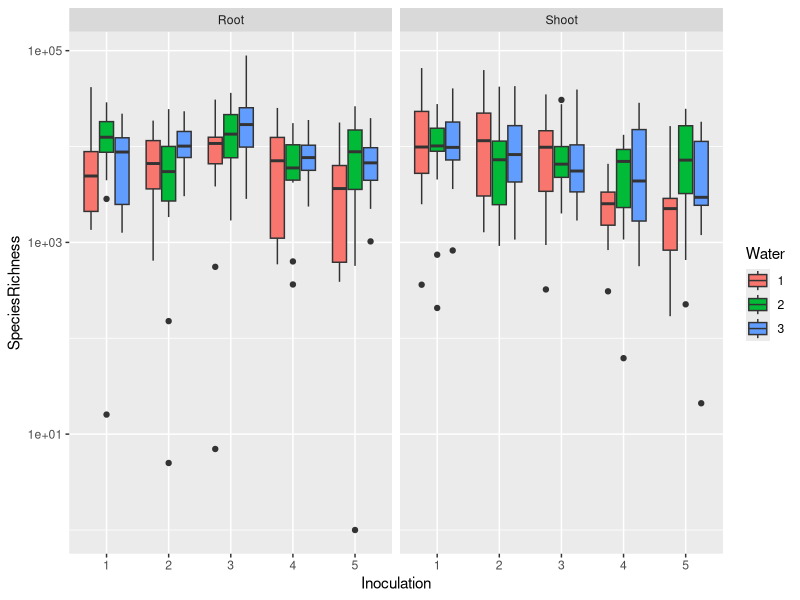
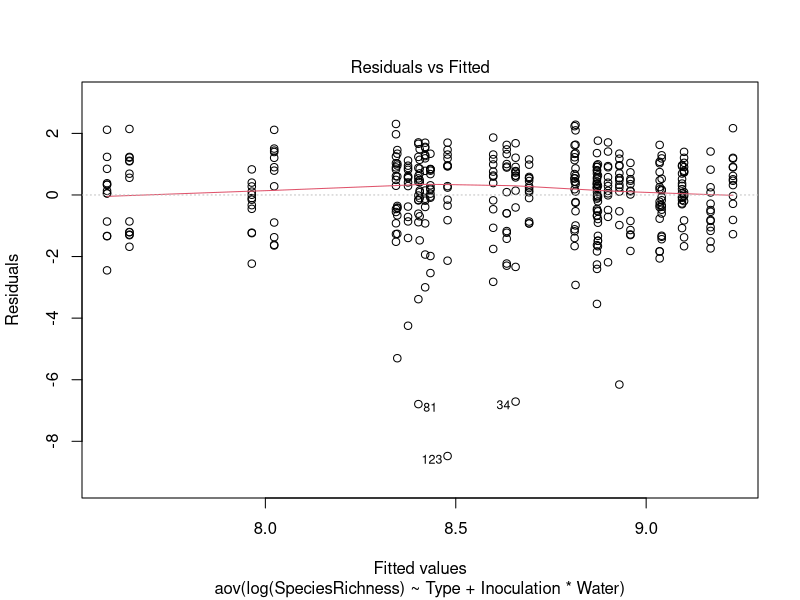
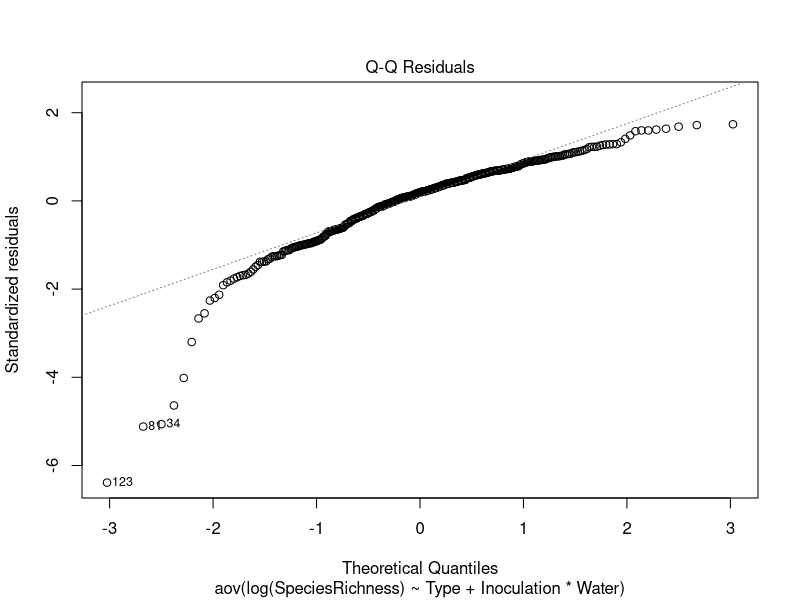
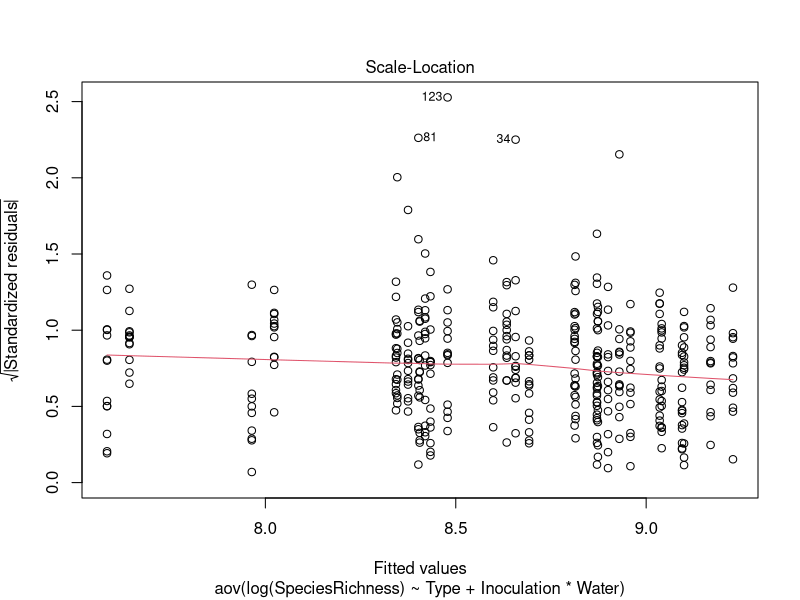
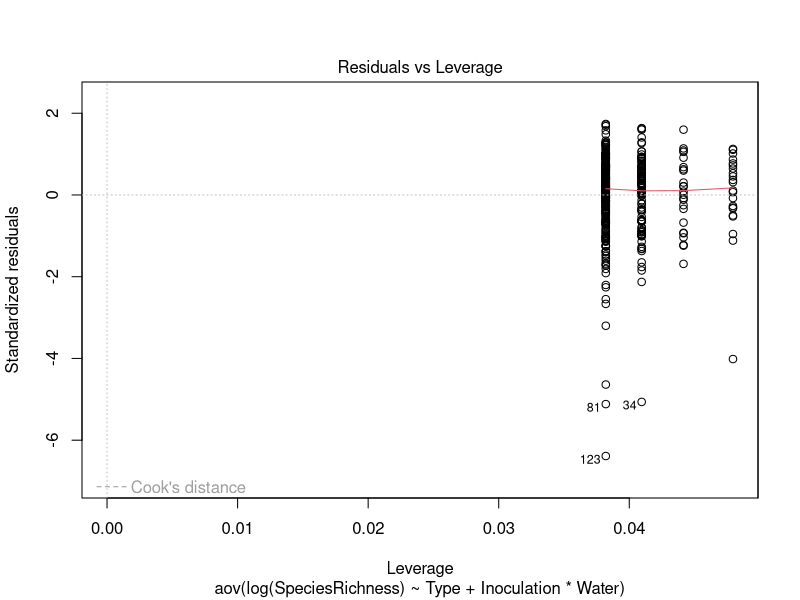
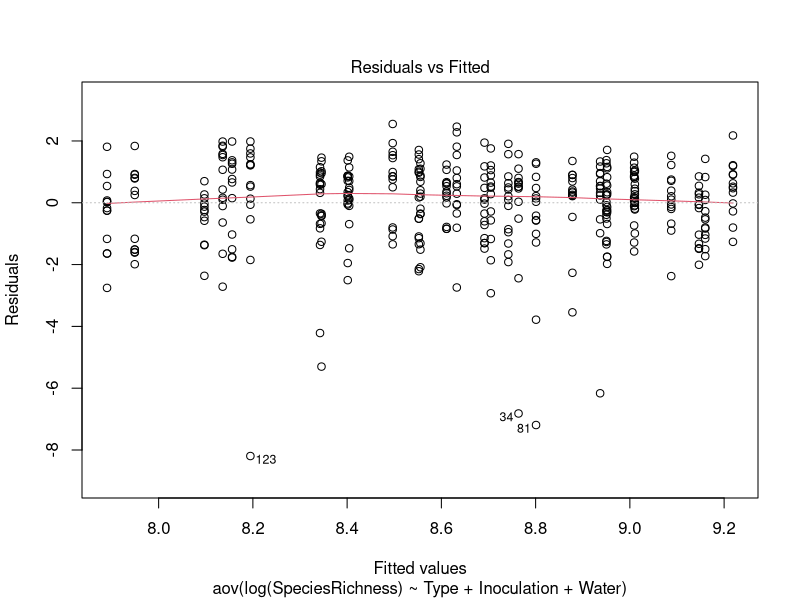
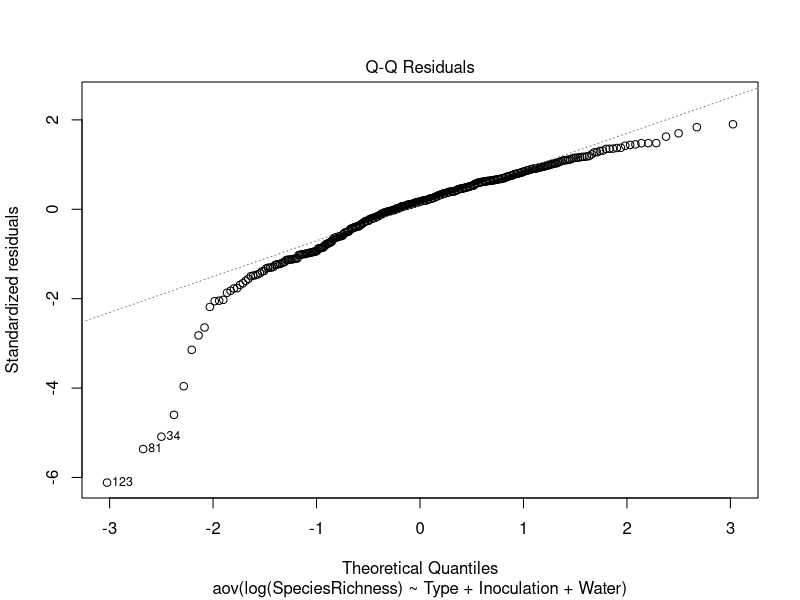
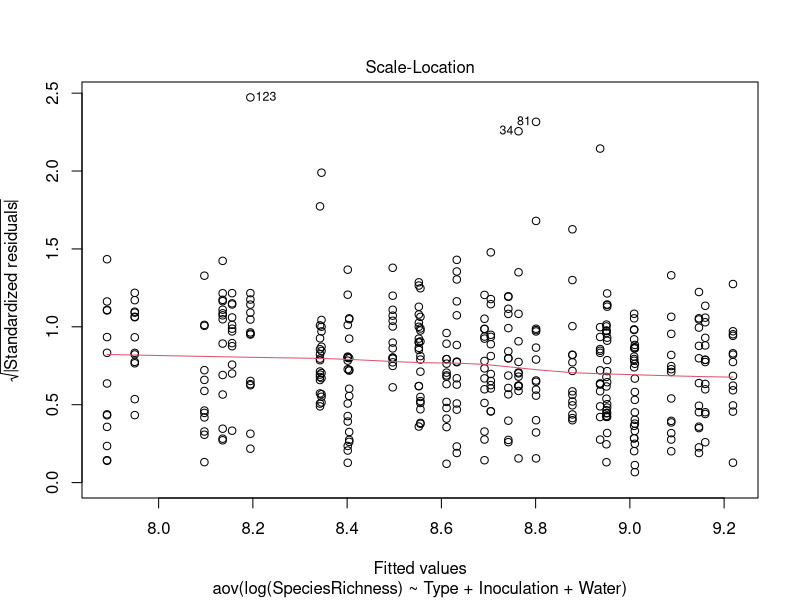

These charts were generated, in order, by the following R code:
## ---- chunk 1
knitr::opts_chunk$set(echo = TRUE)
## ---- chunk 2

#############################################################################
################  POST-DECONTAM: ANOVA  #####################################
#############################################################################

library(tidyverse)
library(car)
library(ggpubr)
library(effects)

dat = read_csv("./pips_data/pips_complete.csv") |>
  mutate(
    Inoculation = as.character(Inoculation),
    Water = as.character(Water)
  )

ggplot(dat, aes(Inoculation, SpeciesRichness, fill = Water)) +
  facet_wrap(~ Type) +
  scale_y_log10() +
  geom_boxplot()

## INITIAL EXPLORATORY ANALYSIS TO DETERMINE OUTLIERS - SPECIES RICHNESS: ROOTS AND SHOOTS ########################################
# interaction model
fit1 = aov(log(SpeciesRichness) ~ Type + Inoculation * Water, data = dat)
Anova(fit1, type = "3") # if you have interactions, type-3 sums-of-squares is appropriate

# additive model
fit2 = aov(log(SpeciesRichness) ~ Type + Inoculation + Water, data = dat)
Anova(fit2, type = "2") # if you don't have interactions, type-2 sums-of-squares is appropriate

#plot to check residuals
plot(fit1)
plot(fit2)

# Studentized residuals
MASS::studres(fit1) |>
  abs() |>
  sort()

#remove the outliers, re-run the analysis
filtered_dat = dat[-c(401, 78, 34, 81, 123), ]

#interaction model
filtered_fit1 = aov(log(SpeciesRichness) ~ Type + Inoculation * Water, data = filtered_dat)
Anova(filtered_fit1, type = "3") # if you have interactions, type-3 sums-of-squares is appropriate

#additive model 
filtered_fit2 = aov(log(SpeciesRichness) ~ Type + Inoculation + Water, data = filtered_dat)
Anova(filtered_fit2, type = "2")
plot(filtered_fit2)

#check the outliers again
shapiro.test(filtered_fit1$residuals)
leveneTest(log(SpeciesRichness) ~ Water, data = dat[-c(401, 78, 34, 81, 123), ])

filtered_dat = filtered_dat |>
  mutate(res = resid(filtered_fit1))

#plot the filtered data to check the spread
ggplot(filtered_dat, aes(log(SpeciesRichness))) +
  facet_grid(Water ~ Inoculation) +
  # scale_x_log10() +
  geom_histogram()

#Re-plot grouped boxplot by inoculation and plant part without the outliers
ggplot(filtered_dat, aes(x=Inoculation, y=SpeciesRichness, fill=Water)) + 
    geom_boxplot() + theme_light() + facet_wrap(~ Type)

## ---- chunk 3
## SPECIES RICHNESS: ROOTS ###################################################

root_dat = subset(filtered_dat, Type == "Root")

#interaction model
root_fit1 = aov(log(SpeciesRichness) ~ Inoculation * Water, data = root_dat)
Anova(root_fit1, type = "3") # if you have interactions, type-3 sums-of-squares is appropriate
plot(root_fit1)
plot(allEffects(root_fit1))

#additive model 
root_fit2 = aov(log(SpeciesRichness) ~ Inoculation + Water, data = root_dat)
Anova(root_fit2, type = "2")
plot(root_fit2)
plot(allEffects(root_fit2))

## SPECIES RICHNESS: SHOOTS  #################################################

shoot_dat = subset(filtered_dat, Type == "Shoot")

#interaction model
shoot_fit1 = aov(log(SpeciesRichness) ~ Inoculation * Water, data = shoot_dat)
Anova(shoot_fit1, type = "3") # if you have interactions, type-3 sums-of-squares is appropriate
plot(shoot_fit1)
plot(allEffects(shoot_fit1))

#additive model 
shoot_fit2 = aov(log(SpeciesRichness) ~ Inoculation + Water, data = shoot_dat)
Anova(shoot_fit2, type = "2")
plot(shoot_fit2)
plot(allEffects(shoot_fit2))

## ---- chunk 4
## TOTAL BIOMASS: ROOTS  #####################################################

#interaction model
root_mass1= aov(WeightGrams ~ Inoculation * Water, data = root_dat)
Anova(root_mass1, type = "3") # if you have interactions, type-3 sums-of-squares is appropriate
plot(root_mass1)
plot(allEffects(root_mass1))

#additive model
root_mass2 = aov(WeightGrams ~ Inoculation + Water, data = root_dat)
Anova(root_mass2, type = "2")
plot(root_mass2)
plot(allEffects(root_mass2))

## TOTAL BIOMASS: SHOOTS #####################################################
#interaction model
shoot_mass1 = aov(WeightGrams ~ Inoculation * Water, data = shoot_dat)
Anova(shoot_mass1, type = "3") # if you have interactions, type-3 sums-of-squares is appropriate
plot(shoot_mass1)
plot(allEffects(shoot_mass1))

#additive model
shoot_mass2 = aov(WeightGrams ~ Inoculation + Water, data = shoot_dat)
Anova(shoot_mass2, type = "2")
plot(shoot_mass2)
plot(allEffects(shoot_mass2))

## ---- chunk 5
## ROOT:SHOOT RATIO ##########################################################

#load data with root:shoot ratio and total biomass (values calculated in excel)
rs_dat = read_csv("./pips_data/pips_rootshoot_ratios.csv") |>
  mutate(
    Inoculation = as.character(Inoculation),
    Water = as.character(Water),
  )

ggplot(rs_dat, aes(Inoculation, RootShootRatio, fill = Water)) +
  scale_y_log10() +
  geom_boxplot()

#interaction model
rs_fit1 = aov(RootShootRatio ~ Inoculation * Water, data = rs_dat)
Anova(rs_fit1, type = "3") # if you have interactions, type-3 sums-of-squares is appropriate
plot(rs_fit1)

#additive model 
rs_fit2 = aov(RootShootRatio ~ Inoculation + Water, data = rs_dat)
Anova(rs_fit2, type = "2")
plot(rs_fit2)

# Studentized residuals
MASS::studres(rs_fit1) |>
  abs() |>
  sort()

#remove the outliers, re-run the analysis
filtered_rs = rs_dat[-c(49), ]

#plot the filtered data to check the spread
ggplot(filtered_rs, aes(RootShootRatio)) +
  facet_grid(Water ~ Inoculation) +
  # scale_x_log10() +
  geom_histogram()

#interaction model
rs_fit1 = aov(log(RootShootRatio) ~ Inoculation * Water, data = filtered_rs)
Anova(rs_fit1, type = "3") # if you have interactions, type-3 sums-of-squares is appropriate
plot(rs_fit1)

shapiro.test(rs_fit1$residuals)

#additive model 
rs_fit2 = aov(log(RootShootRatio) ~ Inoculation + Water, data = filtered_rs)
Anova(rs_fit2, type = "2")
plot(rs_fit2)

shapiro.test(rs_fit2$residuals)
